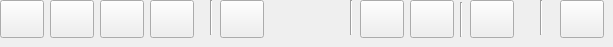
    <widget class="QWidget" name="tab_3">
     <attribute name="title">
      <string>File</string>
     </attribute>
     <widget class="QPushButton" name="pushButton_25">
      <property name="geometry">
       <rect>
        <x>0</x>
        <y>0</y>
        <width>44</width>
        <height>38</height>
       </rect>
      </property>
      <property name="toolTip">
       <string>Open file</string>
      </property>
      <property name="whatsThis">
       <string/>
      </property>
      <property name="text">
       <string/>
      </property>
      <property name="icon">
       <iconset resource="res.qrc">
        <normaloff>:/new/prefix1/op_file</normaloff>:/new/prefix1/op_file</iconset>
      </property>
      <property name="iconSize">
       <size>
        <width>32</width>
        <height>32</height>
       </size>
      </property>
      <property name="shortcut">
       <string/>
      </property>
     </widget>
     <widget class="QPushButton" name="pushButton_26">
      <property name="geometry">
       <rect>
        <x>50</x>
        <y>0</y>
        <width>44</width>
        <height>38</height>
       </rect>
      </property>
      <property name="toolTip">
       <string>Open folder</string>
      </property>
      <property name="text">
       <string/>
      </property>
      <property name="icon">
       <iconset resource="res.qrc">
        <normaloff>:/new/prefix1/op_folder</normaloff>:/new/prefix1/op_folder</iconset>
      </property>
      <property name="iconSize">
       <size>
        <width>32</width>
        <height>32</height>
       </size>
      </property>
     </widget>
     <widget class="QPushButton" name="pushButton_27">
      <property name="geometry">
       <rect>
        <x>100</x>
        <y>0</y>
        <width>44</width>
        <height>38</height>
       </rect>
      </property>
      <property name="toolTip">
       <string>Save current session</string>
      </property>
      <property name="text">
       <string/>
      </property>
      <property name="icon">
       <iconset resource="res.qrc">
        <normaloff>:/new/prefix1/save</normaloff>:/new/prefix1/save</iconset>
      </property>
      <property name="iconSize">
       <size>
        <width>32</width>
        <height>32</height>
       </size>
      </property>
     </widget>
     <widget class="QPushButton" name="pushButton_28">
      <property name="geometry">
       <rect>
        <x>150</x>
        <y>0</y>
        <width>44</width>
        <height>38</height>
       </rect>
      </property>
      <property name="toolTip">
       <string>Open saved session</string>
      </property>
      <property name="text">
       <string/>
      </property>
      <property name="icon">
       <iconset resource="res.qrc">
        <normaloff>:/new/prefix1/load</normaloff>:/new/prefix1/load</iconset>
      </property>
      <property name="iconSize">
       <size>
        <width>32</width>
        <height>32</height>
       </size>
      </property>
     </widget>
     <widget class="QPushButton" name="pushButton_29">
      <property name="geometry">
       <rect>
        <x>470</x>
        <y>0</y>
        <width>44</width>
        <height>38</height>
       </rect>
      </property>
      <property name="toolTip">
       <string>Print</string>
      </property>
      <property name="text">
       <string/>
      </property>
      <property name="icon">
       <iconset resource="res.qrc">
        <normaloff>:/new/prefix1/vap</normaloff>:/new/prefix1/vap</iconset>
      </property>
      <property name="iconSize">
       <size>
        <width>32</width>
        <height>32</height>
       </size>
      </property>
     </widget>
     <widget class="QPushButton" name="pushButton_30">
      <property name="geometry">
       <rect>
        <x>360</x>
        <y>0</y>
        <width>44</width>
        <height>38</height>
       </rect>
      </property>
      <property name="toolTip">
       <string>Previous sheet</string>
      </property>
      <property name="text">
       <string/>
      </property>
      <property name="icon">
       <iconset resource="res.qrc">
        <normaloff>:/new/prefix1/down</normaloff>:/new/prefix1/down</iconset>
      </property>
      <property name="iconSize">
       <size>
        <width>32</width>
        <height>32</height>
       </size>
      </property>
     </widget>
     <widget class="QPushButton" name="pushButton_31">
      <property name="geometry">
       <rect>
        <x>410</x>
        <y>0</y>
        <width>44</width>
        <height>38</height>
       </rect>
      </property>
      <property name="toolTip">
       <string>Next sheet</string>
      </property>
      <property name="text">
       <string/>
      </property>
      <property name="icon">
       <iconset resource="res.qrc">
        <normaloff>:/new/prefix1/up</normaloff>:/new/prefix1/up</iconset>
      </property>
      <property name="iconSize">
       <size>
        <width>32</width>
        <height>32</height>
       </size>
      </property>
     </widget>
     <widget class="Line" name="line">
      <property name="geometry">
       <rect>
        <x>460</x>
        <y>2</y>
        <width>3</width>
        <height>35</height>
       </rect>
      </property>
      <property name="orientation">
       <enum>Qt::Vertical</enum>
      </property>
     </widget>
     <widget class="Line" name="line_2">
      <property name="geometry">
       <rect>
        <x>350</x>
        <y>0</y>
        <width>3</width>
        <height>35</height>
       </rect>
      </property>
      <property name="orientation">
       <enum>Qt::Vertical</enum>
      </property>
     </widget>
     <widget class="Line" name="line_3">
      <property name="geometry">
       <rect>
        <x>210</x>
        <y>0</y>
        <width>3</width>
        <height>35</height>
       </rect>
      </property>
      <property name="orientation">
       <enum>Qt::Vertical</enum>
      </property>
     </widget>
     <widget class="QPushButton" name="pushButton_36">
      <property name="geometry">
       <rect>
        <x>560</x>
        <y>0</y>
        <width>44</width>
        <height>38</height>
       </rect>
      </property>
      <property name="toolTip">
       <string>About</string>
      </property>
      <property name="text">
       <string/>
      </property>
      <property name="icon">
       <iconset resource="res.qrc">
        <normaloff>:/new/prefix1/about</normaloff>:/new/prefix1/about</iconset>
      </property>
      <property name="iconSize">
       <size>
        <width>32</width>
        <height>32</height>
       </size>
      </property>
     </widget>
     <widget class="Line" name="line_6">
      <property name="geometry">
       <rect>
        <x>540</x>
        <y>0</y>
        <width>3</width>
        <height>35</height>
       </rect>
      </property>
      <property name="orientation">
       <enum>Qt::Vertical</enum>
      </property>
     </widget>
     <widget class="QPushButton" name="pushButton_37">
      <property name="geometry">
       <rect>
        <x>220</x>
        <y>0</y>
        <width>44</width>
        <height>38</height>
       </rect>
      </property>
      <property name="toolTip">
       <string>Insert text block</string>
      </property>
      <property name="text">
       <string/>
      </property>
      <property name="icon">
       <iconset resource="res.qrc">
        <normaloff>:/new/prefix1/text</normaloff>:/new/prefix1/text</iconset>
      </property>
      <property name="iconSize">
       <size>
        <width>32</width>
        <height>32</height>
       </size>
      </property>
     </widget>
    </widget>
